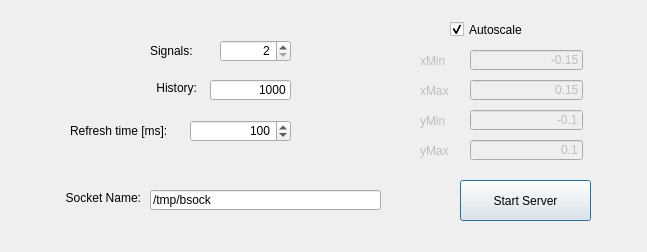
<?xml version="1.0" encoding="UTF-8"?>
<ui version="4.0">
 <class>Dialog</class>
 <widget class="QDialog" name="Dialog">
  <property name="geometry">
   <rect>
    <x>0</x>
    <y>0</y>
    <width>647</width>
    <height>252</height>
   </rect>
  </property>
  <property name="windowTitle">
   <string>Dialog</string>
  </property>
  <widget class="QPushButton" name="pbStartServer">
   <property name="geometry">
    <rect>
     <x>460</x>
     <y>180</y>
     <width>131</width>
     <height>41</height>
    </rect>
   </property>
   <property name="text">
    <string>Start Server</string>
   </property>
  </widget>
  <widget class="QLineEdit" name="edSockName">
   <property name="geometry">
    <rect>
     <x>150</x>
     <y>190</y>
     <width>231</width>
     <height>20</height>
    </rect>
   </property>
   <property name="text">
    <string>/tmp/bsock</string>
   </property>
  </widget>
  <widget class="QLabel" name="label">
   <property name="geometry">
    <rect>
     <x>30</x>
     <y>190</y>
     <width>111</width>
     <height>16</height>
    </rect>
   </property>
   <property name="text">
    <string>Socket Name:</string>
   </property>
   <property name="alignment">
    <set>Qt::AlignRight|Qt::AlignTrailing|Qt::AlignVCenter</set>
   </property>
  </widget>
  <widget class="QLabel" name="label_2">
   <property name="geometry">
    <rect>
     <x>150</x>
     <y>40</y>
     <width>57</width>
     <height>21</height>
    </rect>
   </property>
   <property name="text">
    <string>Signals:</string>
   </property>
  </widget>
  <widget class="QSpinBox" name="sbNsig">
   <property name="geometry">
    <rect>
     <x>220</x>
     <y>40</y>
     <width>71</width>
     <height>22</height>
    </rect>
   </property>
   <property name="alignment">
    <set>Qt::AlignRight|Qt::AlignTrailing|Qt::AlignVCenter</set>
   </property>
   <property name="minimum">
    <number>2</number>
   </property>
   <property name="maximum">
    <number>20</number>
   </property>
   <property name="singleStep">
    <number>2</number>
   </property>
  </widget>
  <widget class="QLabel" name="label_3">
   <property name="geometry">
    <rect>
     <x>140</x>
     <y>80</y>
     <width>57</width>
     <height>16</height>
    </rect>
   </property>
   <property name="text">
    <string>History:</string>
   </property>
   <property name="alignment">
    <set>Qt::AlignRight|Qt::AlignTrailing|Qt::AlignVCenter</set>
   </property>
  </widget>
  <widget class="QLineEdit" name="edHist">
   <property name="geometry">
    <rect>
     <x>210</x>
     <y>80</y>
     <width>81</width>
     <height>20</height>
    </rect>
   </property>
   <property name="text">
    <string>1000</string>
   </property>
   <property name="alignment">
    <set>Qt::AlignRight|Qt::AlignTrailing|Qt::AlignVCenter</set>
   </property>
  </widget>
  <widget class="QLabel" name="label_4">
   <property name="geometry">
    <rect>
     <x>70</x>
     <y>120</y>
     <width>121</width>
     <height>21</height>
    </rect>
   </property>
   <property name="text">
    <string>Refresh time [ms]:</string>
   </property>
  </widget>
  <widget class="QSpinBox" name="sbRefT">
   <property name="geometry">
    <rect>
     <x>190</x>
     <y>120</y>
     <width>101</width>
     <height>22</height>
    </rect>
   </property>
   <property name="alignment">
    <set>Qt::AlignRight|Qt::AlignTrailing|Qt::AlignVCenter</set>
   </property>
   <property name="minimum">
    <number>10</number>
   </property>
   <property name="maximum">
    <number>20000</number>
   </property>
   <property name="singleStep">
    <number>10</number>
   </property>
   <property name="value">
    <number>100</number>
   </property>
  </widget>
  <widget class="QCheckBox" name="ckAutoscale">
   <property name="geometry">
    <rect>
     <x>450</x>
     <y>20</y>
     <width>84</width>
     <height>19</height>
    </rect>
   </property>
   <property name="text">
    <string>Autoscale</string>
   </property>
   <property name="checked">
    <bool>true</bool>
   </property>
  </widget>
  <widget class="QLabel" name="label_5">
   <property name="enabled">
    <bool>false</bool>
   </property>
   <property name="geometry">
    <rect>
     <x>420</x>
     <y>50</y>
     <width>41</width>
     <height>21</height>
    </rect>
   </property>
   <property name="text">
    <string>xMin</string>
   </property>
  </widget>
  <widget class="QLabel" name="label_6">
   <property name="enabled">
    <bool>false</bool>
   </property>
   <property name="geometry">
    <rect>
     <x>420</x>
     <y>80</y>
     <width>41</width>
     <height>21</height>
    </rect>
   </property>
   <property name="text">
    <string>xMax</string>
   </property>
  </widget>
  <widget class="QLabel" name="label_7">
   <property name="enabled">
    <bool>false</bool>
   </property>
   <property name="geometry">
    <rect>
     <x>420</x>
     <y>110</y>
     <width>41</width>
     <height>21</height>
    </rect>
   </property>
   <property name="text">
    <string>yMin</string>
   </property>
  </widget>
  <widget class="QLabel" name="label_8">
   <property name="enabled">
    <bool>false</bool>
   </property>
   <property name="geometry">
    <rect>
     <x>420</x>
     <y>140</y>
     <width>41</width>
     <height>21</height>
    </rect>
   </property>
   <property name="text">
    <string>yMax</string>
   </property>
  </widget>
  <widget class="QLineEdit" name="edXmin">
   <property name="enabled">
    <bool>false</bool>
   </property>
   <property name="geometry">
    <rect>
     <x>470</x>
     <y>50</y>
     <width>113</width>
     <height>20</height>
    </rect>
   </property>
   <property name="text">
    <string>-0.15</string>
   </property>
   <property name="alignment">
    <set>Qt::AlignRight|Qt::AlignTrailing|Qt::AlignVCenter</set>
   </property>
  </widget>
  <widget class="QLineEdit" name="edXmax">
   <property name="enabled">
    <bool>false</bool>
   </property>
   <property name="geometry">
    <rect>
     <x>470</x>
     <y>80</y>
     <width>113</width>
     <height>20</height>
    </rect>
   </property>
   <property name="text">
    <string>0.15</string>
   </property>
   <property name="alignment">
    <set>Qt::AlignRight|Qt::AlignTrailing|Qt::AlignVCenter</set>
   </property>
  </widget>
  <widget class="QLineEdit" name="edYmin">
   <property name="enabled">
    <bool>false</bool>
   </property>
   <property name="geometry">
    <rect>
     <x>470</x>
     <y>110</y>
     <width>113</width>
     <height>20</height>
    </rect>
   </property>
   <property name="text">
    <string>-0.1</string>
   </property>
   <property name="alignment">
    <set>Qt::AlignRight|Qt::AlignTrailing|Qt::AlignVCenter</set>
   </property>
  </widget>
  <widget class="QLineEdit" name="edYmax">
   <property name="enabled">
    <bool>false</bool>
   </property>
   <property name="geometry">
    <rect>
     <x>470</x>
     <y>140</y>
     <width>113</width>
     <height>20</height>
    </rect>
   </property>
   <property name="text">
    <string>0.1</string>
   </property>
   <property name="alignment">
    <set>Qt::AlignRight|Qt::AlignTrailing|Qt::AlignVCenter</set>
   </property>
  </widget>
 </widget>
 <resources/>
 <connections/>
</ui>
